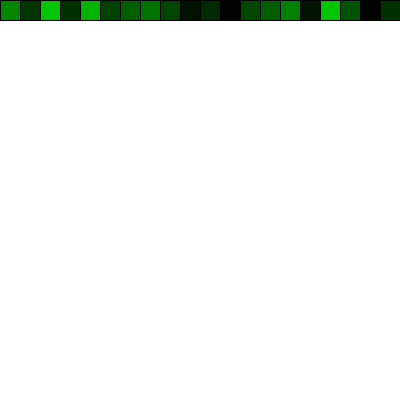
Frame 1 (no input)
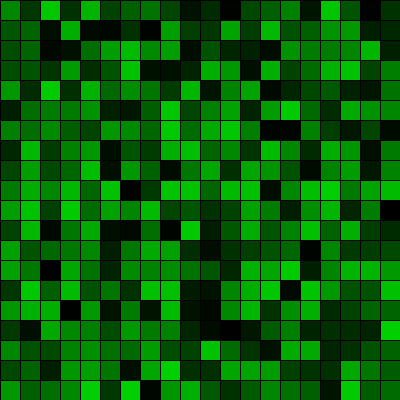
Frame 60 (the mouse pressed at the canvas centre just before this capture)
Frame 120 (the mouse held since frame 60 and released just before this capture): identical to frame 60, image omitted

The Processing sketch that drew these frames (run headless with seeded random() and noise(); from frame 60 on, the mouse is pressed at the canvas centre):

// Processing sketch: processing_138777
// ── processing_138777.pde

  int h=0;
  
  void setup(){
   size(400,400);
  background(255);
  
  
  }
  
  void draw(){
  
  
   for(int x=0; x<height; x+=20) {
   fill(0,random(210),0);
      rect(x,h,20,20);
       }   
  
       h=h+20;   
  }
  
    
